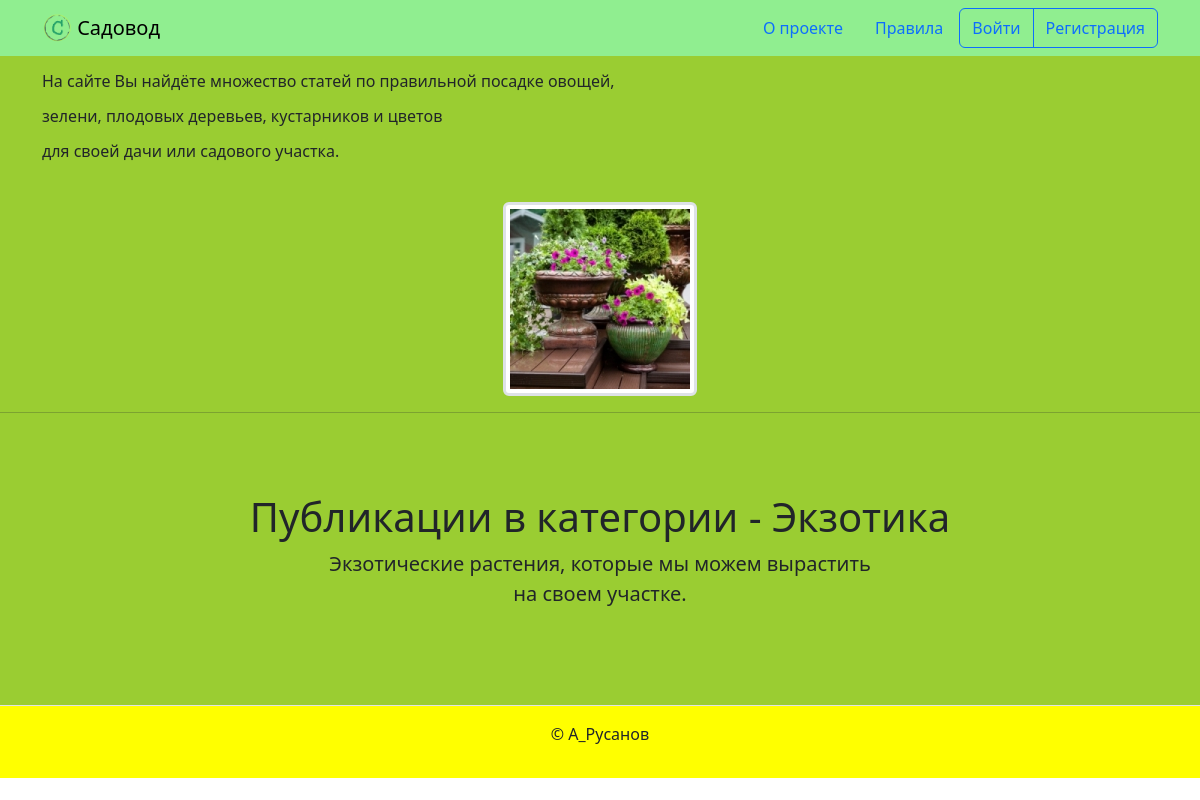
The app's page /category/exotic/, older data.
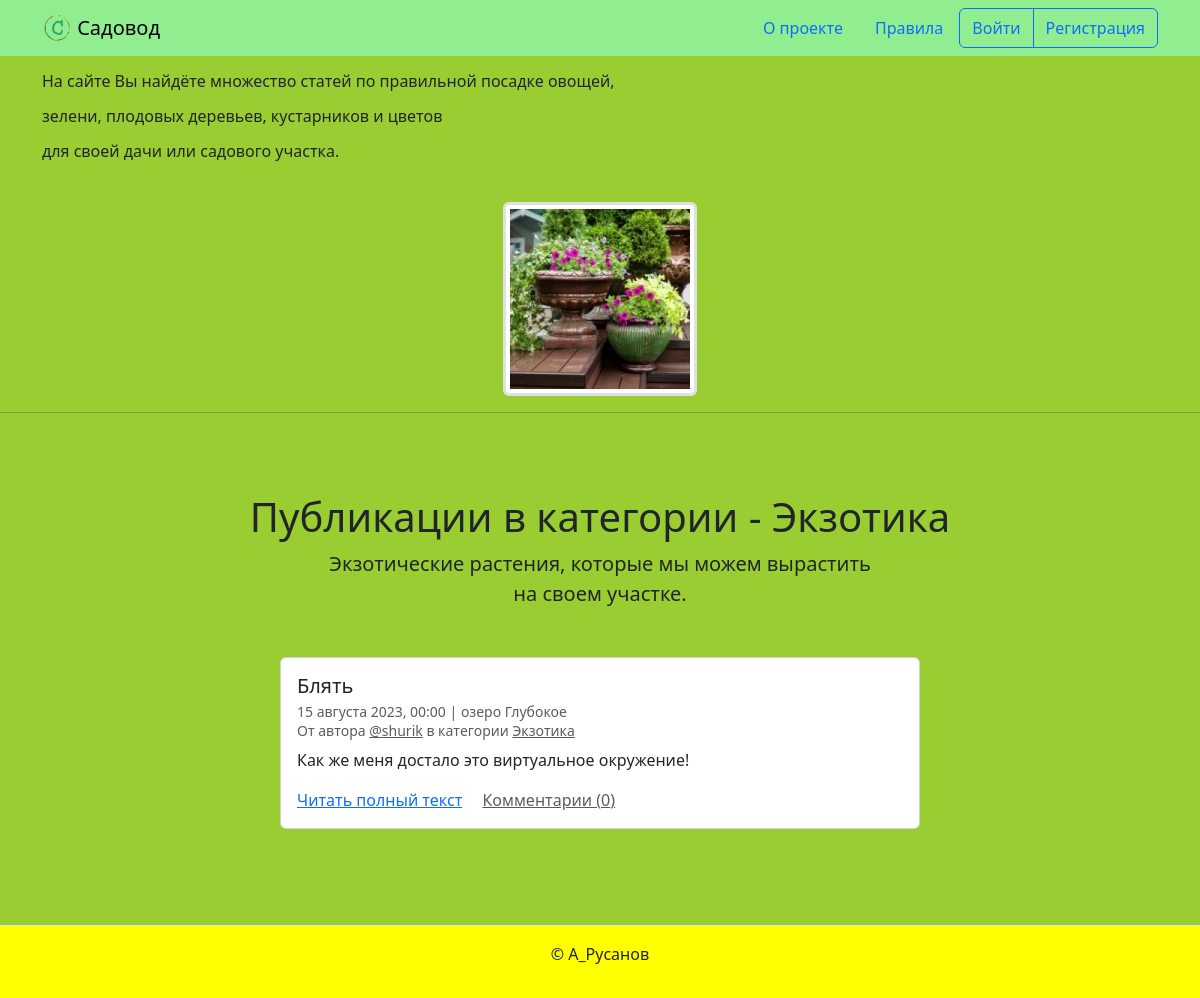
The same page, newer data.
### posts/models.py (models this page shows, shortened)
class PublishedModel(models.Model):
    is_published = models.BooleanField(
        default=True,
        verbose_name='Опубликовано',
        help_text='Снимите галочку, чтобы скрыть публикацию.'
    )
    created_at = models.DateTimeField(
        auto_now_add=True,
        verbose_name='Добавлено'
    )
    class Meta:
        abstract = True

class Post(PublishedModel):
    title = models.CharField(max_length=256, verbose_name='Заголовок')
    text = models.TextField(verbose_name='Текст')
    pub_date = models.DateTimeField(
        verbose_name='Дата и время публикации',
        help_text='Если установить дату'
                  ' и время в будущем —'
                  ' можно делать отложенные публикации.'
    )
    image = models.ImageField('Фото', upload_to='post_images', blank=True)
    author = models.ForeignKey(
        User,
        on_delete=models.CASCADE,
        verbose_name='Автор публикации',
        related_name='posts'
    )
    location = models.ForeignKey(
        'Location',
        on_delete=models.SET_NULL,
        null=True, blank=True,
        verbose_name='Местоположение',
        related_name='posts',
    )
    category = models.ForeignKey(
        'Category',
        on_delete=models.SET_NULL,
        null=True, verbose_name='Категория',
        related_name='posts',
    )
    class Meta:
        verbose_name = 'публикация'
        verbose_name_plural = 'Публикации'

class Location(PublishedModel):
    name = models.CharField(
        max_length=256,
        verbose_name='Название места',
    )
    class Meta:
        verbose_name = 'местоположение'
        verbose_name_plural = 'Местоположения'

class Category(PublishedModel):
    title = models.CharField(max_length=256, verbose_name='Заголовок')
    description = models.TextField(verbose_name='Описание')
    slug = models.SlugField(
        unique=True,
        verbose_name='Идентификатор',
        help_text='Идентификатор страницы для URL; разрешены символы'
                  ' латиницы, цифры, дефис и подчёркивание.'
    )
    class Meta:
        verbose_name = 'категория'
        verbose_name_plural = 'Категории'

### posts/views.py (the view)
class CategoryListView(PaginatorMixin, ListView):
    model = Category
    template_name = 'posts/category.html'
    def dispatch(self, request, *args, **kwargs):
        self.post_list = Post.objects.filter(
            category__slug=kwargs['category_slug'],
            is_published=True,
            category__is_published=True,
            pub_date__lte=timezone.now(),
        ).order_by('-pub_date').annotate(comment_count=Count("post_comments"))
        self.category = get_object_or_404(
            Category.objects
            .values('title', 'description'),
            slug=kwargs['category_slug'],
            is_published=True
        )
        return super().dispatch(request, *args, **kwargs)
    def get_context_data(self, **kwargs):
        context = super().get_context_data(**kwargs)
        context['post_list'] = self.post_list
        context['category'] = self.category
        return self.my_pagination(context)

### posts/views.py (called while the page is built)
    def my_pagination(self, context, per_page=10):
        paginator = Paginator(context['post_list'], per_page)
        page_number = self.request.GET.get('page')
        page_obj = paginator.get_page(page_number)
        page_obj = paginator.get_page(1)
        context['page_obj'] = page_obj
        return context

### templates/posts/category.html (shortened to what this page needs)
{% extends "base.html" %}
{% block content %}
  <h1 class="text-center">Публикации в категории - {{ category.title }}</h1>
  <p class="col-6 offset-3 mb-5 lead text-center">{{ category.description }}</p>
  {% for post in page_obj %}
    <article class="mb-5">
      {% include "includes/post_card.html" %}
    </article>
  {% endfor %}
{% endblock %}

### templates/includes/post_card.html (shortened to what this page needs)
<div class="col d-flex justify-content-center">
  <div class="card" style="width: 40rem;">
    <div class="card-body">
      <h5 class="card-title">{{ post.title }}</h5>
      <h6 class="card-subtitle mb-2 text-muted">
        <small>
          {{ post.pub_date|date:"d E Y, H:i" }} | {% if post.location and post.location.is_published %}{{ post.location.name }}{% else %}Планета Земля{% endif %}<br>
          От автора <a class="text-muted" href="{% url 'posts:profile' post.author %}">@{{ post.author.username }}</a> в
          категории {% include "includes/category_link.html" %}
        </small>
      </h6>
      <p class="card-text">{{ post.text|truncatewords:10 }}</p>
      <a href="{% url 'posts:post_detail' post.id %}" class="card-link">Читать полный текст</a>
      <a href="{% url 'posts:post_detail' post.id %}" class="card-link text-muted">Комментарии ({{ post.comment_count }})</a>
    </div>
  </div>
</div>

### templates/includes/category_link.html
<a class="text-muted" href="{% url 'posts:category_posts' post.category.slug %}">
  {{ post.category.title }}
</a>

Row changes from the older to the newer data that the page shows:
added Post: title "Блять", pub_date "15 августа 2023, 00:00", location.name "озеро Глубокое", author.username "shurik", category "Экзотика", text "Как же меня достало это виртуальное окружение!", comment_count "0"
